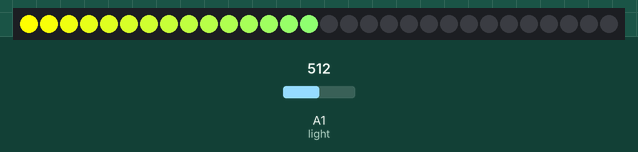
Simulated run of this sketch. Board: Arduino Uno, built with avr-gcc and run on an emulated ATmega328P. Shown: 30 RGB LEDs in strip order, left to right. The test bench sets the inputs (shaded band); at power-on: A1 (light) = 512.

Above: at 1.2 s.
1.3 s: A1 (light) set to 716
At 2.5 s:
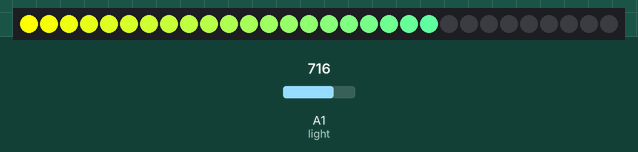
2.8 s: A1 (light) set to 900
At 3.7 s:
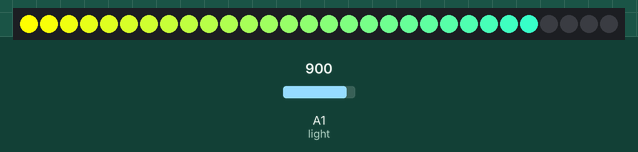
4.3 s: A1 (light) set to 1023
5.8 s: A1 (light) set to 122
At 7.0 s:
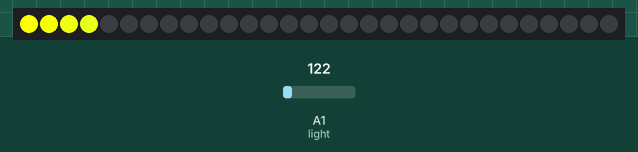
7.3 s: A1 (light) set to 511
At 8.3 s:
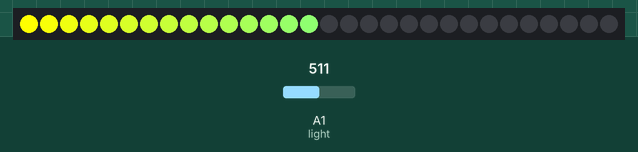
Timing chart, 0 to 9.8 s (numbered marks = the images above; inputs shaded):
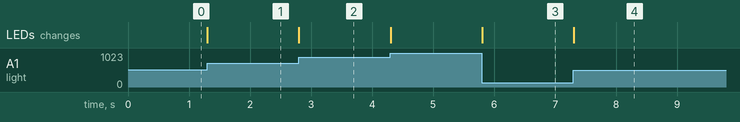

The sketch:

lightsensor.ino
```cpp
#include <Adafruit_NeoPixel.h>

int ledPin = 0;
int num=30;

Adafruit_NeoPixel strip = Adafruit_NeoPixel(num, ledPin, NEO_GRB + NEO_KHZ800);

void setup() {
  // put your setup code here, to run once:
  strip.begin();
  pinMode(12, INPUT_PULLUP);
}

void loop() {
  light();
}

void light() {
  int light=analogRead(15)/35;
  for(int i=0; i<30; i++) {
    if(i<=light) {
      strip.setPixelColor(i,255-i*8,255,i*8);
    }
    else {
      strip.setPixelColor(i,0,0,0);
    }
  }
  strip.show();
}
```

Measured:
- after the input at 1.3 s, the LEDs: change at once (image 1)
- after the input at 2.8 s, the LEDs: change at once (image 2)
- after the input at 5.8 s, the LEDs: change at once (image 3)
- after the input at 7.3 s, the LEDs: change at once (image 4)
